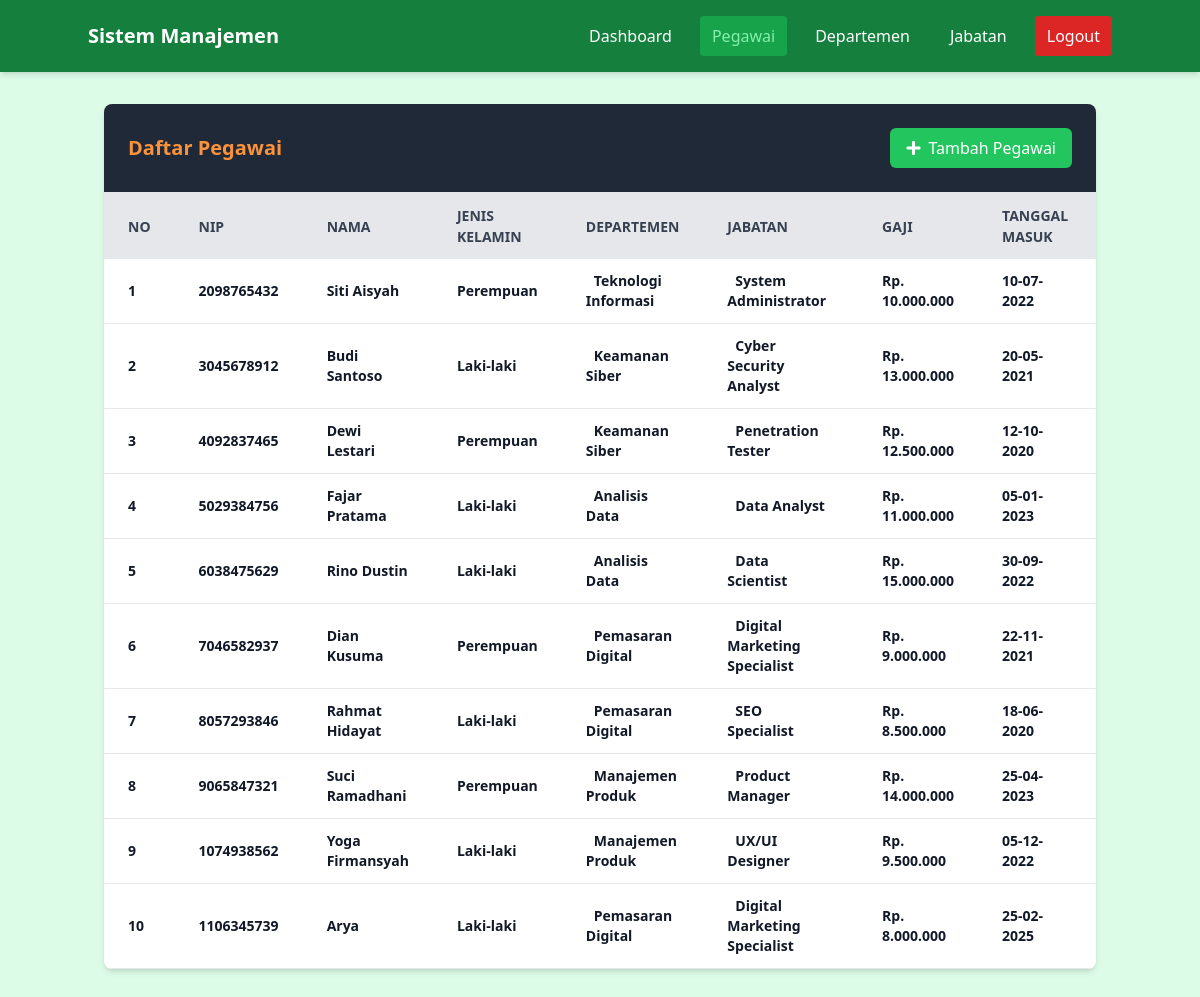
The app's page /pages/pegawai/index.php (signed in) with its own data.
### tables this page shows
CREATE TABLE `pegawai` (
  `id` int(11) NOT NULL,
  `nip` varchar(50) NOT NULL,
  `nama` varchar(100) NOT NULL,
  `id_departemen` int(11) DEFAULT NULL,
  `id_jabatan` int(11) DEFAULT NULL,
  `gaji` decimal(10,2) DEFAULT NULL,
  `jenis_kelamin` enum('Laki-laki','Perempuan') DEFAULT NULL,
  `tanggal_masuk` date DEFAULT NULL
);

CREATE TABLE `departemen` (
  `id` int(11) NOT NULL,
  `nama_departemen` varchar(100) NOT NULL,
  `deskripsi` text DEFAULT NULL
);

CREATE TABLE `jabatan` (
  `id` int(11) NOT NULL,
  `nama_jabatan` varchar(100) NOT NULL,
  `id_departemen` int(11) DEFAULT NULL,
  `gaji` decimal(10,2) DEFAULT NULL
);

### pages/pegawai/index.php (the view, shortened to what this page needs)
<?php
include '../../tampilan/navbar.php';
require_once '../../config/config.php';
$query = "SELECT
            pegawai.*,
            departemen.nama_departemen,
            jabatan.nama_jabatan
          FROM pegawai
          LEFT JOIN departemen ON pegawai.id_departemen = departemen.id
          LEFT JOIN jabatan ON pegawai.id_jabatan = jabatan.id";
$result = mysqli_query($koneksi, $query);
?>
<div class="container mx-auto px-4 py-8">
    <div class="bg-white shadow-md rounded-lg overflow-hidden">
        <div class="flex justify-between items-center p-6  bg-gray-800 text-orange-400 border-b">
            <h3 class="text-xl font-semibold">Daftar Pegawai</h3>
            <a href="tambah.php" class="bg-green-500 text-white px-4 py-2 rounded-md hover:bg-green-600 transition duration-300 flex items-center">
                <i class="fas fa-plus mr-2"></i> Tambah Pegawai
            </a>
        </div>
        <div class="overflow-x-auto">
            <table class="w-full">
                <thead>
                    <tr class="bg-gray-200 text-gray-700 uppercase text-sm leading-normal">
                        <th class="py-3 px-6 text-left">No</th>
                        <th class="py-3 px-6 text-left">NIP</th>
                        <th class="py-3 px-6 text-left">Nama</th>
                        <th class="py-3 px-6 text-left">Jenis Kelamin</th>
                        <th class="py-3 px-6 text-left">Departemen</th>
                        <th class="py-3 px-6 text-left">Jabatan</th>
                        <th class="py-3 px-6 text-left">Gaji</th>
                        <th class="py-3 px-6 text-left">Tanggal Masuk</th>
                        <th class="py-3 px-6 text-center">Aksi</th>
                    </tr>
                </thead>
                <tbody class="text-gray-600 text-sm font-light">
                    <?php
                    $no = 1;
                    while($row = mysqli_fetch_assoc($result)):
                    ?>
                    <tr class="border-b border-gray-200 hover:bg-blue-50">
                        <td class="py-3 px-6 text-left whitespace-nowrap font-semibold text-gray-900"><?php echo $no++; ?></td>
                        <td class="py-3 px-6 text-left font-semibold text-gray-900"><?php echo htmlspecialchars($row['nip']); ?></td>
                        <td class="py-3 px-6 text-left font-semibold text-gray-900"><?php echo htmlspecialchars($row['nama']); ?></td>
                        <td class="py-3 px-6 text-left font-semibold text-gray-900"><?php echo htmlspecialchars($row['jenis_kelamin']); ?></td>
                        <td class="py-3 px-6 text-left">
                            <span class="px-2 py-1 rounded-md font-semibold text-gray-900">
                                <?php echo htmlspecialchars($row['nama_departemen'] ?? 'Tidak ada'); ?>
                            </span>
                        </td>
                        <td class="py-3 px-6 text-left">
                            <span class="px-2 py-1 rounded-md font-semibold text-gray-900">
                                <?php echo htmlspecialchars($row['nama_jabatan'] ?? 'Tidak ada'); ?>
                            </span>
                        </td>
                        <td class="py-3 px-6 text-left font-semibold text-gray-900">Rp. <?php echo number_format($row['gaji'], 0, ',', '.'); ?></td>
                        <td class="py-3 px-6 text-left font-semibold text-gray-900"><?php echo date('d-m-Y', strtotime($row['tanggal_masuk'])); ?></td>
                        <td class="py-3 px-6 text-center">
                        </td>
                    </tr>
                    <?php endwhile; ?>
                </tbody>
            </table>
        </div>
    </div>
</div>
</body>
</html>

### records on screen
pegawai: nip "2098765432", nama "Siti Aisyah", jenis_kelamin "Perempuan", id_departemen.nama_departemen "Teknologi Informasi", id_jabatan.nama_jabatan "System Administrator", gaji "10.000.000", tanggal_masuk "10-07-2022"
pegawai: nip "3045678912", nama "Budi Santoso", jenis_kelamin "Laki-laki", id_departemen.nama_departemen "Keamanan Siber", id_jabatan.nama_jabatan "Cyber Security Analyst", gaji "13.000.000", tanggal_masuk "20-05-2021"
pegawai: nip "4092837465", nama "Dewi Lestari", jenis_kelamin "Perempuan", id_departemen.nama_departemen "Keamanan Siber", id_jabatan.nama_jabatan "Penetration Tester", gaji "12.500.000", tanggal_masuk "12-10-2020"
pegawai: nip "5029384756", nama "Fajar Pratama", jenis_kelamin "Laki-laki", id_departemen.nama_departemen "Analisis Data", id_jabatan.nama_jabatan "Data Analyst", gaji "11.000.000", tanggal_masuk "05-01-2023"
pegawai: nip "6038475629", nama "Rino Dustin", jenis_kelamin "Laki-laki", id_departemen.nama_departemen "Analisis Data", id_jabatan.nama_jabatan "Data Scientist", gaji "15.000.000", tanggal_masuk "30-09-2022"
pegawai: nip "7046582937", nama "Dian Kusuma", jenis_kelamin "Perempuan", id_departemen.nama_departemen "Pemasaran Digital", id_jabatan.nama_jabatan "Digital Marketing Specialist", gaji "9.000.000", tanggal_masuk "22-11-2021"
pegawai: nip "8057293846", nama "Rahmat Hidayat", jenis_kelamin "Laki-laki", id_departemen.nama_departemen "Pemasaran Digital", id_jabatan.nama_jabatan "SEO Specialist", gaji "8.500.000", tanggal_masuk "18-06-2020"
pegawai: nip "9065847321", nama "Suci Ramadhani", jenis_kelamin "Perempuan", id_departemen.nama_departemen "Manajemen Produk", id_jabatan.nama_jabatan "Product Manager", gaji "14.000.000", tanggal_masuk "25-04-2023"
pegawai: nip "1074938562", nama "Yoga Firmansyah", jenis_kelamin "Laki-laki", id_departemen.nama_departemen "Manajemen Produk", id_jabatan.nama_jabatan "UX/UI Designer", gaji "9.500.000", tanggal_masuk "05-12-2022"
pegawai: nip "1106345739", nama "Arya", jenis_kelamin "Laki-laki", id_departemen.nama_departemen "Pemasaran Digital", id_jabatan.nama_jabatan "Digital Marketing Specialist", gaji "8.000.000", tanggal_masuk "25-02-2025"
